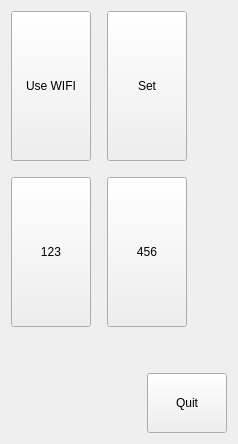
      <widget class="QWidget" name="tab_4">
       <attribute name="title">
        <string>Else</string>
       </attribute>
       <layout class="QVBoxLayout" name="verticalLayout_18">
        <item>
         <layout class="QVBoxLayout" name="verticalLayout_7">
          <item>
           <layout class="QHBoxLayout" name="horizontalLayout_5">
            <item>
             <layout class="QGridLayout" name="gridLayout_6">
              <item row="0" column="2">
               <widget class="QPushButton" name="pushButton_8">
                <property name="sizePolicy">
                 <sizepolicy hsizetype="Minimum" vsizetype="Maximum">
                  <horstretch>0</horstretch>
                  <verstretch>0</verstretch>
                 </sizepolicy>
                </property>
                <property name="minimumSize">
                 <size>
                  <width>0</width>
                  <height>150</height>
                 </size>
                </property>
                <property name="text">
                 <string>Set</string>
                </property>
               </widget>
              </item>
              <item row="2" column="2">
               <widget class="QPushButton" name="pushButton_15">
                <property name="sizePolicy">
                 <sizepolicy hsizetype="Minimum" vsizetype="Maximum">
                  <horstretch>0</horstretch>
                  <verstretch>0</verstretch>
                 </sizepolicy>
                </property>
                <property name="minimumSize">
                 <size>
                  <width>0</width>
                  <height>150</height>
                 </size>
                </property>
                <property name="text">
                 <string>456</string>
                </property>
               </widget>
              </item>
              <item row="0" column="0">
               <widget class="QPushButton" name="pushButton_6">
                <property name="sizePolicy">
                 <sizepolicy hsizetype="Minimum" vsizetype="Maximum">
                  <horstretch>0</horstretch>
                  <verstretch>0</verstretch>
                 </sizepolicy>
                </property>
                <property name="minimumSize">
                 <size>
                  <width>0</width>
                  <height>150</height>
                 </size>
                </property>
                <property name="text">
                 <string>Use WIFI</string>
                </property>
               </widget>
              </item>
              <item row="2" column="0">
               <widget class="QPushButton" name="pushButton_14">
                <property name="sizePolicy">
                 <sizepolicy hsizetype="Minimum" vsizetype="Maximum">
                  <horstretch>0</horstretch>
                  <verstretch>0</verstretch>
                 </sizepolicy>
                </property>
                <property name="minimumSize">
                 <size>
                  <width>0</width>
                  <height>150</height>
                 </size>
                </property>
                <property name="text">
                 <string>123</string>
                </property>
               </widget>
              </item>
              <item row="0" column="1">
               <spacer name="horizontalSpacer_13">
                <property name="orientation">
                 <enum>Qt::Horizontal</enum>
                </property>
                <property name="sizeType">
                 <enum>QSizePolicy::Maximum</enum>
                </property>
                <property name="sizeHint" stdset="0">
                 <size>
                  <width>10</width>
                  <height>20</height>
                 </size>
                </property>
               </spacer>
              </item>
              <item row="1" column="2">
               <spacer name="verticalSpacer_8">
                <property name="orientation">
                 <enum>Qt::Vertical</enum>
                </property>
                <property name="sizeType">
                 <enum>QSizePolicy::Maximum</enum>
                </property>
                <property name="sizeHint" stdset="0">
                 <size>
                  <width>20</width>
                  <height>10</height>
                 </size>
                </property>
               </spacer>
              </item>
             </layout>
            </item>
            <item>
             <spacer name="horizontalSpacer_11">
              <property name="orientation">
               <enum>Qt::Horizontal</enum>
              </property>
              <property name="sizeHint" stdset="0">
               <size>
                <width>40</width>
                <height>20</height>
               </size>
              </property>
             </spacer>
            </item>
           </layout>
          </item>
         </layout>
        </item>
        <item>
         <spacer name="verticalSpacer_7">
          <property name="orientation">
           <enum>Qt::Vertical</enum>
          </property>
          <property name="sizeHint" stdset="0">
           <size>
            <width>20</width>
            <height>40</height>
           </size>
          </property>
         </spacer>
        </item>
        <item>
         <layout class="QHBoxLayout" name="horizontalLayout">
          <item>
           <spacer name="horizontalSpacer_12">
            <property name="orientation">
             <enum>Qt::Horizontal</enum>
            </property>
            <property name="sizeHint" stdset="0">
             <size>
              <width>40</width>
              <height>20</height>
             </size>
            </property>
           </spacer>
          </item>
          <item>
           <widget class="QPushButton" name="pushButton_9">
            <property name="sizePolicy">
             <sizepolicy hsizetype="Minimum" vsizetype="Maximum">
              <horstretch>0</horstretch>
              <verstretch>0</verstretch>
             </sizepolicy>
            </property>
            <property name="minimumSize">
             <size>
              <width>0</width>
              <height>60</height>
             </size>
            </property>
            <property name="text">
             <string>Quit</string>
            </property>
           </widget>
          </item>
         </layout>
        </item>
       </layout>
      </widget>
